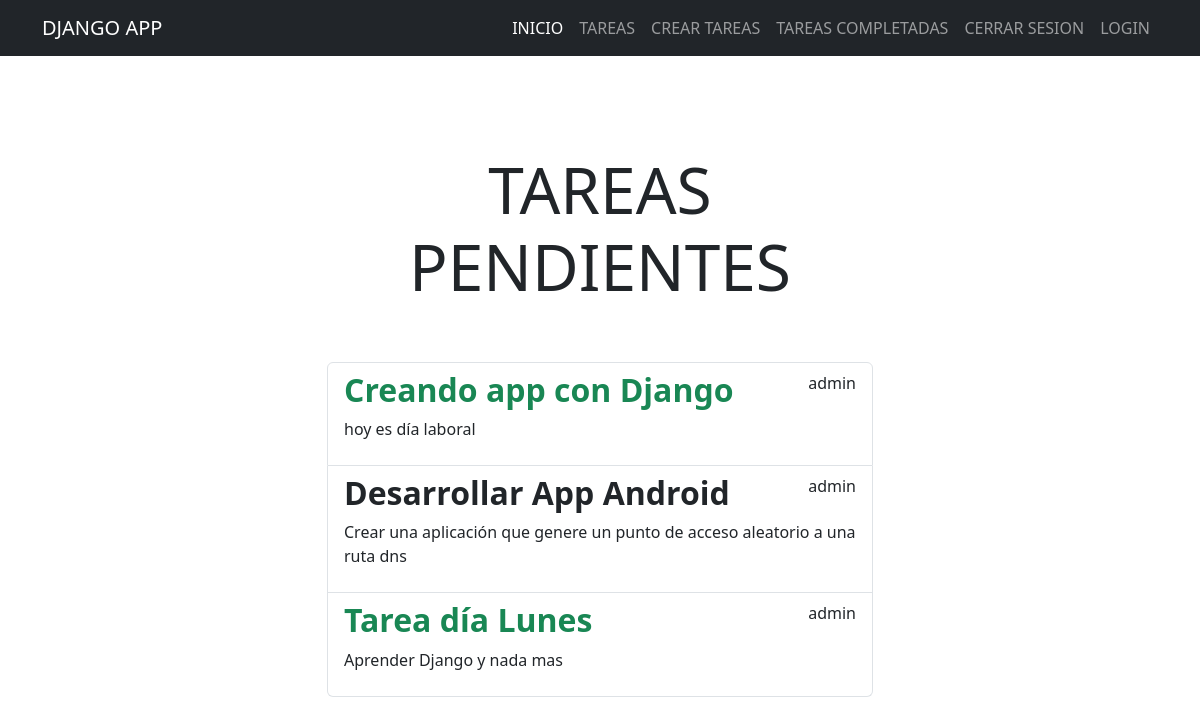
Screenshot of /tasks/ (signed in) with the database file from the repository.
### tasks/models.py (models this page shows, shortened)
class Task(models.Model):
    title = models.CharField(max_length=100)
    description = models.TextField(blank=True)
    created = models.DateTimeField(auto_now_add=True)
    datecomplete = models.DateTimeField(null=True, blank=True)
    important = models.BooleanField(default=False)
    user = models.ForeignKey(User, on_delete=models.CASCADE)

### tasks/views.py (the view)
# urls.py: path('tasks/', views.tasks, name='tasks'),
@login_required
def tasks(request):
   tasks = Task.objects.filter(user=request.user, datecomplete__isnull=True)
   return render(request, 'tasks.html', {'tasks': tasks})

### tasks/templates/tasks.html
{% extends "base.html" %}
{% block content %}
<main class="container py-5">
    <div class="row">
        <div class="col-md-6 offset-md-3">
        <h1 class="text-center display-3 py-5">TAREAS PENDIENTES</h1>
        <ul class="list-group">
            {% for task in tasks %}
                <a class="list-group-item" href="{% url 'task_detail' task.id %}">
                <header class="d-flex justify-content-between">
                    {% if task.important %}
                    <h2 class="fw-bold text-success">{{ task.title }}</h2>
                    {% else %}
                    <h2 class="fw-bold">{{ task.title }}</h2>
                    {% endif %}
                    <br><p>{{ task.user.username }}</p>
                </header>
                    <p>{{ task.description }}</p>
                </a>
            {% endfor %}
        </ul>
        </div>
    </div>
</main>
{% endblock content %}

### tasks/templates/base.html (shortened to what this page needs)
<!DOCTYPE html>
<html lang="es">
<head>
    <link href="https://cdn.jsdelivr.net/npm/bootstrap@5.3.8/dist/css/bootstrap.min.css" rel="stylesheet">
</head>
<body>
<nav class="navbar navbar-expand-lg bg-dark navbar-dark">
  <div class="container">
    <a class="navbar-brand" href="/">DJANGO APP</a>
    <div class="collapse navbar-collapse" id="navbarNav">
      <ul class="navbar-nav ms-auto">
        <li class="nav-item">
          <a class="nav-link active" aria-current="page" href="/">INICIO</a>
        </li>
     {% if user.is_authenticated %}
        <li class="nav-item">
          <a class="nav-link" href="{% url 'tasks' %}">TAREAS</a>
        </li>
        <li class="nav-item">
          <a class="nav-link" href="{% url 'create_task' %}">CREAR TAREAS</a>
        </li>
        <li class="nav-item">
          <a class="nav-link" href="{% url 'tasks_completed' %}">TAREAS COMPLETADAS</a>
        </li>
        <li class="nav-item">
          <a class="nav-link" href="{% url 'logout' %}">CERRAR SESION</a>
        </li>
    {% else %}
        <li class="nav-item">
          <a class="nav-link" href="{% url 'signup' %}">REGISTRAR USUARIO</a>
        </li>
    {% endif %}
            <li class="nav-item">
          <a class="nav-link" href="{% url 'signin' %}">LOGIN</a>
        </li>
      </ul>
    </div>
  </div>
</nav>
    {% block content %}
    {% endblock  %}
</body>
</html>

### rows the page displays
Task: title "Creando app con Django", user.username "admin", description "hoy es día laboral"
Task: title "Desarrollar App Android", user.username "admin", description "Crear una aplicación que genere un punto de acceso aleatorio a una ruta dns"
Task: title "Tarea día Lunes", user.username "admin", description "Aprender Django y nada mas"
